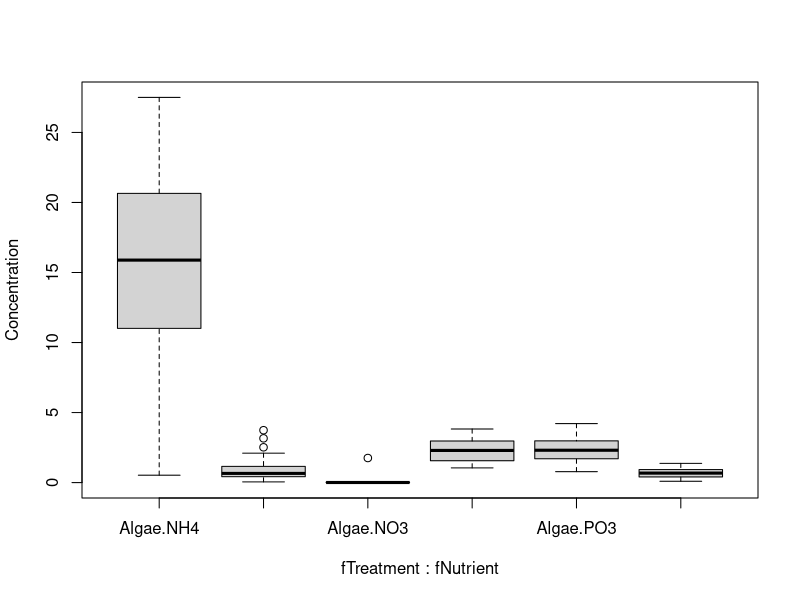

Generate this figure with R:
setwd("//media//kswada//MyFiles//R//biodiversity")

packages <- c("dplyr", "lattice", "nlme")
purrr::walk(packages, library, character.only = TRUE, warn.conflicts = FALSE)



# ------------------------------------------------------------------------------
# Data:  Biodiversity
# ------------------------------------------------------------------------------

Biodiv <- read.table(file = "Biodiversity.txt", header = TRUE)

str(Biodiv)



# ----------
Biodiv$fTreatment <- factor(Biodiv$Treatment)

Biodiv$fNutrient <- factor(Biodiv$Nutrient)



# ------------------------------------------------------------------------------
# Data exploration:  Check distribution by factor by boxplot
# ------------------------------------------------------------------------------

boxplot(Concentration ~ fTreatment * fNutrient, data = Biodiv)



# -->
# Boxplot for each nutrient-enrichment combination.
# The samples enriched with algae and with NH4, have higher concentrations and show more variation.